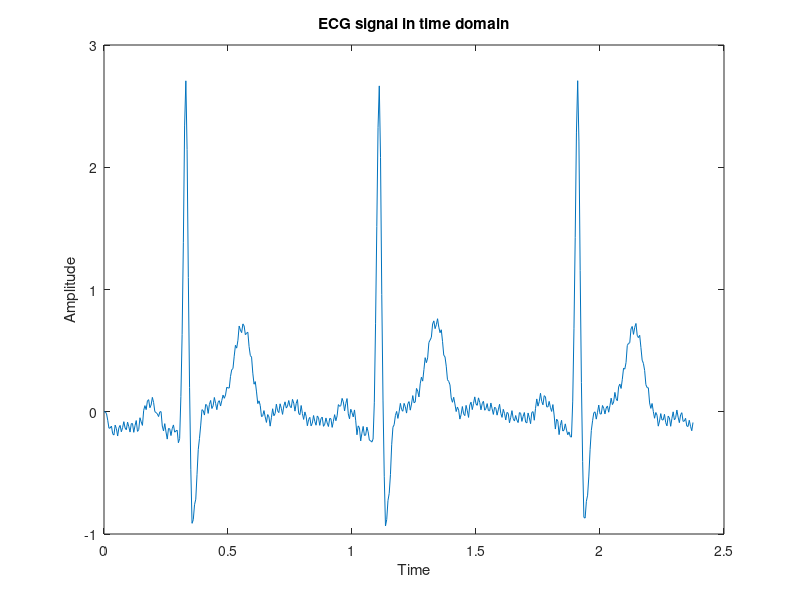
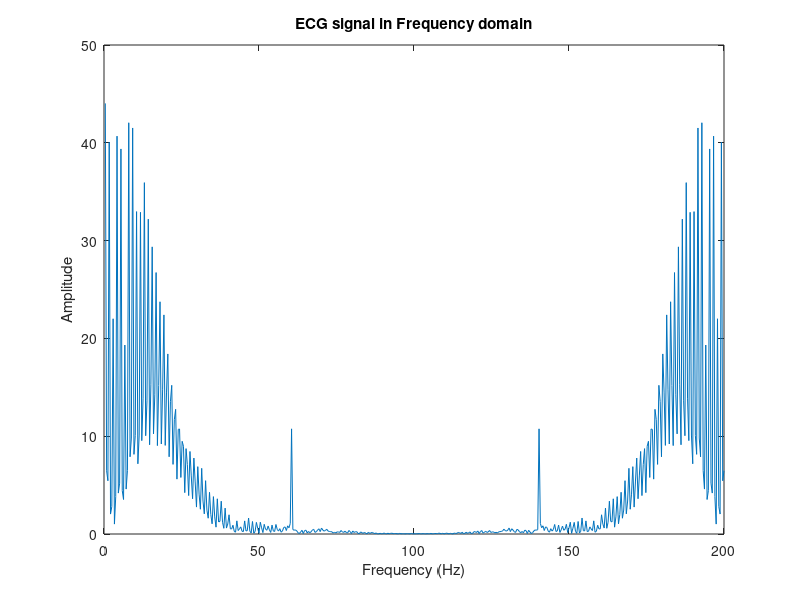

MATLAB code for these plots, in order:
clear all;
close all;
clc;

load("ecg.dat");
fs = 200;
N = length(ecg);
ts = 1/fs; % sampling interval
t = 0:ts:(N/fs)-ts;

figure(1);
plot(t, ecg);
title("ECG signal in time domain");
xlabel("Time");
ylabel("Amplitude");

Xf = fft(ecg);
mag = abs(Xf);
freq = (1:N)*fs/N;
figure(2);
plot(freq, mag);
title("ECG signal in Frequency domain");
xlabel("Frequency (Hz)");
ylabel("Amplitude");